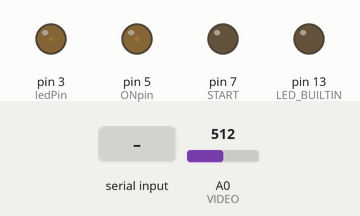
Simulated run of this sketch. Board: Arduino Uno, built with avr-gcc and run on an emulated ATmega328P. Shown: output pins drawn as LEDs (lit = HIGH). Dashed ring = blinking. The inputs (shaded band) are chosen by the test bench; at power-on: A0 (VIDEO) = 512. Pins used as bus, display or sensor lines are not drawn; what the sketch prints to the serial monitor is not drawn.

Above: at 1.2 s.
1.3 s: "4\n" received over Serial
At 2.5 s:
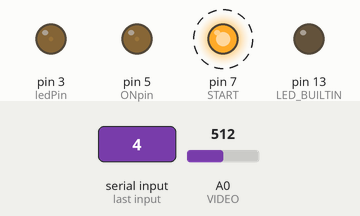
4.3 s: "1\n" received over Serial
7.3 s: "1\n" received over the second serial link
At 8.5 s:
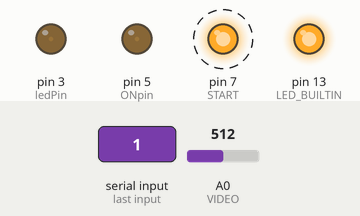
At 13.2 s:
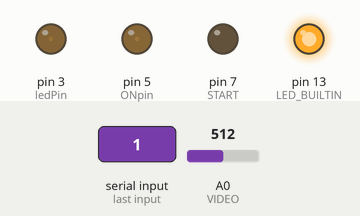
Timing chart, 0 to 14.7 s (numbered marks = the images above; inputs shaded):
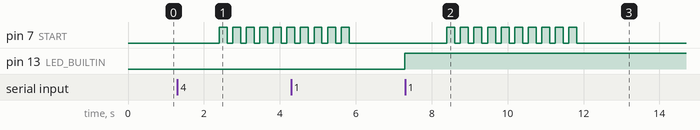

The sketch:

OSMS.ino
```cpp
#include <math.h>
#define CHANNELS    288
#include <SoftwareSerial.h>

uint16_t average[CHANNELS];
uint16_t correction[145];

int VIDEO=A0;
int TRIGGER=2;
int CLK=4;
int START=7;
int ledPin = 3;
int ONpin = 5;

char read=0;
int i, i_ebc, i_turb, i_col, j, k, r, b, smoothtemp1, smoothtemp2;
int EBC, TURB, COL;
float aveabs = 0;
char numb='0';
String reading = "";
SoftwareSerial mySerial(10, 11); //(// RX, TX)

void setup() {

pinMode(CLK, OUTPUT);
pinMode(START, OUTPUT);
pinMode(A0, INPUT);
pinMode(ledPin, INPUT);
pinMode(ONpin, INPUT);

digitalWrite(CLK, HIGH);
digitalWrite(START, LOW);


analogWrite(ONpin, 10);
analogWrite(ledPin, 6);

pinMode(LED_BUILTIN, OUTPUT);
mySerial.begin(115200);
Serial.begin(115200);

}

void loop() {

if(mySerial.available()>0||Serial.available()>0){
if(mySerial.available()>0){
{reading = mySerial.readString();

    if(reading.length()>1){numb='6';}
      //Read the incoming data and store it into variable data
    else {
     numb = reading[0]; }}}

else if(Serial.available()>0){

  reading=Serial.readString();
  numb=reading[0];}


switch (numb) { //switches between whichever numbers were sent by the mobile application

case '1':
delay(100);
digitalWrite(LED_BUILTIN, HIGH);  //If value is 1 then LED turns ON - (for testing purposes)
break;

case '2':
delay(100);
digitalWrite(LED_BUILTIN, LOW);   //If value is 0 then LED turns OFF
break;

case '3':
delay(100);
CalibrateLED();   //Calls the calibrate LED function
break;

case '4':
delay(100);
GetBaseline();   //Calls the Get Baseline function
break;

case '5':
delay(100);
Capture();   //Calls the Capture function
break;

case '6':
delay(100);
specificWavelength();   //Calls the Capture function
break;

default:
break;
}
}
}


void Capture(){ // this captures the absorption spectrum when called
aveabs=0;
String spacing = String(", "); //the application reads data in "nm, intensity" format, so a comma and a space is needed

readSpectrometer();
delay(100);// reads the spectrometer again

String tot = "";
smoothtemp1;
smoothtemp2=average[52];

for(i = 53; i < 198; i++){
smoothtemp1 = smoothtemp2;
smoothtemp2 = average[i];
average[i]=(average[i]+smoothtemp1+average[i+1])/3;

average[i]=average[i]-980; // removes background. background values vary a bit for every measurement, 96 is an average of about 10 measurements
if((average[i]<1)||(average[i]>65000)){average[i]=1;}// corr=6500;} // this makes sure that there is no overflow or division by zero (usually happens when spectra outside of the LED spectrum is registered)

float m = correction[i-53]/(float)average[i];
aveabs += log10(m);

}

aveabs=aveabs/(198-53);

for(i = 53; i < 198; i++){//reads from position 53 to position 198, which corresponds to approximately 450-750nm
uint16_t nm[145];
int corr;

nm[i-53] = (3.103932661*pow(10,2)+2.683934106*i-1.098262279*pow(10,-3)*pow(i,2)-7.817392551*pow(10,-6)*pow(i,3)+9.609636190*pow(10,-9)*pow(i,4)+4.681760466*pow(10,-12)*pow(i,5))*10;
//nm[i] calculates the corresponding wavelength to each pixel - the parameters are included in the C12880MA manual and are unique, so the above line needs to be corrected accordingly
/*in order to just register and check the spectrum of the light source
comment out lines starting from the "corr=correction[i]" to "float n = log10(m)"
line (included) and substitute "String(n,4)" in the "String val =" with "data[i]"*/

//corr=correction[i]; // this copies the baseline data, so it could be modified without modifying the actual baseline data
//average[i]=average[i]-980; // removes background. background values vary a bit for every measurement, 96 is an average of about 10 measurements
//if((average[i]<1)||(average[i]>65000)){average[i]=1;}// corr=6500;} // this makes sure that there is no overflow or division by zero (usually happens when spectra outside of the LED spectrum is registered)

float m = correction[i-53]/(float)average[i]; //calculates the baseline LED spectrum divided by the spectrum with an inserted sample
float n = log10(m)+0.0556-0.0767*aveabs; // calculates absorbance

float integ = nm[i-53]/10.0; //this is due to the multiplication by 10 at the end of nm[i] calculation. This is used to avoid a float massive, which takes up more space than an int massive - this means that we get for example a calculated position of 550.12345*10 =5501.2345 (which is 5501 as an int) and then we divide it back as a float and get the value of 550.1 nm
String temp = String(integ,1); //turns it into a sting with 1 decimal place
String val = String(n,4); //turns into a string with 4 decimal places


       tot += temp; //adds the resulting nm to a string
       tot += ", "; //adds a comma
       tot += val; //adds the resulting absorbance to a string
       tot+="\n"; // adds a new line
     //  Serial.print(tot);
       mySerial.print(tot); //prints the "nm, absorbance" string
       tot = ""; //erases the contents of the "nm, absorbance" string

         }
    //     mySerial.print(tot);
    //     Serial.print(tot);
    //     tot = "";
delay(200);
/*for(int i = 2; i < CHANNELS; i++){
  float t = correction[i]/(float)average[i];
 // average[i] = average[i]/10;
  Serial.print(t);
  Serial.print(",\n");}*/
}


void CalibrateLED(){
j=0;

/*for(int f = 2; f < 200; f++){ //LED brightness
analogWrite(ledPin, f);

for(int i = 0; i < CHANNELS; i++){
  if(data[i]>950){j=f-1; break;}}
if(j>0){break;}
}*/
analogWrite(ledPin, 6);
delay(100);
mySerial.print(" ");
delay(100);


/*for additional LEDs, uncomment the lines below*/

/*k=0;

for(int f = 2; f < 250; f++){ //LED brightness
analogWrite(UVPin, f);

readSpectrometer();
delay(100);
readSpectrometer();
delay(100);

for(int i = 0; i < CHANNELS; i++){
  if(data[i]>950){k=f-1; break;}}
if(k>0){break;}
}
analogWrite(UVPin, k);*/

}

void GetBaseline(){ //to be multiplied with


readSpectrometer();
delay(100);

for(int i = 53; i < 198; i++){

int smooth =(average[i]+average[i-1]+average[i+1])/3;

correction[i-53]=smooth-980;
if((correction[i-53]<1)||(correction[i-53]>65000)){correction[i-53]=1;}

}

mySerial.print(" ");

}

void specificWavelength(){

aveabs=0;
int singlenm, singlei;
readSpectrometer();
delay(100);


int wlnumber=reading.toInt();

for(i = 53; i < 198; i++){
singlenm=(3.103932661*pow(10,2)+2.683934106*i-1.098262279*pow(10,-3)*pow(i,2)-7.817392551*pow(10,-6)*pow(i,3)+9.609636190*pow(10,-9)*pow(i,4)+4.681760466*pow(10,-12)*pow(i,5));
if(singlenm>wlnumber){singlei=i; break;}}

smoothtemp2=average[52];
for(i = 53; i < 198; i++){
smoothtemp1 = smoothtemp2;
smoothtemp2 = average[i];
average[i]=(average[i]+smoothtemp1+average[i+1])/3;

average[i]=average[i]-980; // removes background. background values vary a bit for every measurement, 96 is an average of about 10 measurements
if((average[i]<1)||(average[i]>65000)){average[i]=1;}// corr=6500;} // this makes sure that there is no overflow or division by zero (usually happens when spectra outside of the LED spectrum is registered)

float m = correction[i-53]/(float)average[i];
aveabs += log10(m);
}
aveabs=aveabs/(198-53);

float m = correction[singlei-53]/(float)average[singlei]; //calculates the baseline LED spectrum divided by the spectrum with an inserted sample
m = log10(m)+0.0556-0.0767*aveabs;

m =m*100;
m=m/100;
mySerial.print(m);

}


void readSpectrometer(){
 //  uint16_t save[5];
    unsigned long accum = 0;

   memset(average,0,sizeof(average));
  for(long j = 0; j < 10; j++){

  int delayTime = 1; // delay time

  // Start clock cycle and set start pulse to signal start
  digitalWrite(CLK, LOW);
  delayMicroseconds(delayTime);
  digitalWrite(CLK, HIGH);
  delayMicroseconds(delayTime);
  digitalWrite(CLK, LOW);
  digitalWrite(START, HIGH);
  delayMicroseconds(delayTime);

  digitalWrite(START, HIGH);

  //Sample for a period of time
  for(int i = 0; i < 15; i++){

      digitalWrite(CLK, HIGH);
      delayMicroseconds(delayTime);
      delay(14);

    //  delay(1);
    //  delayMicroseconds(100);
      digitalWrite(CLK, LOW);
      delayMicroseconds(delayTime);

  }

  //Set SPEC_ST to low
  digitalWrite(START, LOW);

  //Sample for a period of time
  for(int i = 0; i < 87; i++){

      digitalWrite(CLK, HIGH);
      delayMicroseconds(delayTime);
      digitalWrite(CLK, LOW);
      delayMicroseconds(delayTime);

  }

  //One more clock pulse before the actual read
 /* digitalWrite(CLK, HIGH);
  delayMicroseconds(delayTime);
  digitalWrite(CLK, LOW);
  delayMicroseconds(delayTime);*/


  //Read from SPEC_VIDEO

  for(int i = 0; i < CHANNELS; i++){

      accum=(average[i]*(j) + analogRead(VIDEO)*10)/(j+1);
      average[i]=accum;

      //average[i] += analogRead(VIDEO);

      digitalWrite(CLK, HIGH);
      delayMicroseconds(delayTime);
      digitalWrite(CLK, LOW);
      delayMicroseconds(delayTime);

  }

  //Set SPEC_ST to high


  //Sample for a small amount of time
  for(int i = 0; i < 7; i++){

      digitalWrite(CLK, HIGH);
      delayMicroseconds(delayTime);
      digitalWrite(CLK, LOW);
      delayMicroseconds(delayTime);

  }

  digitalWrite(CLK, HIGH);
  delayMicroseconds(delayTime);
delay(100);
}
 for(int i = 0; i < CHANNELS; i++){
//  average[i] = average[i]/10;
  Serial.print(average[i]);
  Serial.print(",");}
//  Serial.print(accum);
  Serial.print("\n");

}
```

Measured:
- after the input at 1.3 s, pin 7 (START): alternates HIGH for 0.21 s and LOW for 0.15 s, starting after 1.1 s
- after the input at 4.3 s, pin 13 (LED_BUILTIN): LOW → HIGH after 3.0 s
- after the input at 7.3 s, pin 7 (START): alternates HIGH for 0.21 s and LOW for 0.15 s, 20 changes in all, then stays LOW, starting after 1.1 s
